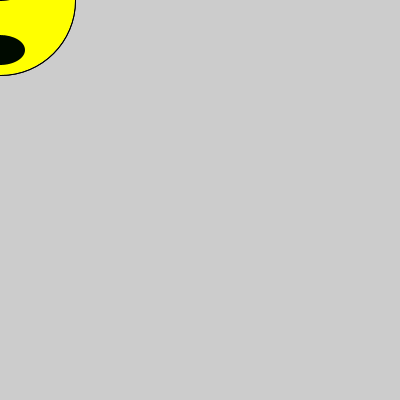
Frame 1 (no input)
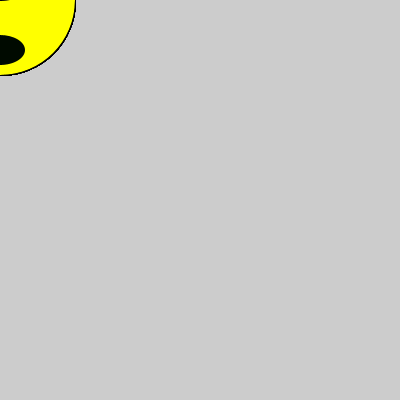
Frame 60 (the mouse pressed at the canvas centre just before this capture)
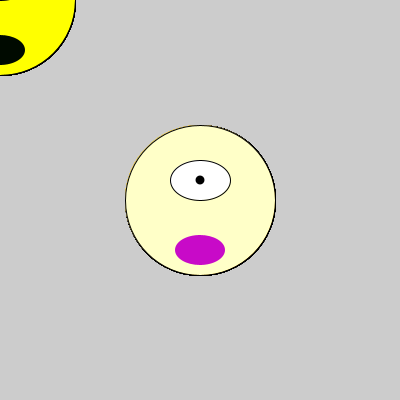
Frame 120 (the mouse held since frame 60 and released just before this capture)

The Processing sketch that drew these frames (run headless with seeded random() and noise(); from frame 60 on, the mouse is pressed at the canvas centre):

// Processing sketch: processing_24752
// ── processing_24752.pde

float r;
float g;
float b;
float a;

 
void setup () {
  size(400,400);
}
 
 
void draw () {
smooth();
 r = random(255);
  g = random(255);
  b = random(255);
  a = random(255);
//rect (mouseX,mouseY, 50, 50);
  
 ellipseMode( CENTER); 
 
 
   if (mousePressed) {
     fill(255,186,0);
  ellipse(mouseX,mouseY,150,150);
}else{
  ellipse(mouseX,mouseY,150,150);
}

 
 
 fill(0);
 
  
 
  stroke(0);
  strokeWeight(1);
  fill(255,255, mouseY);
  ellipse(mouseX,mouseY,150,150); //face
   
  noStroke();
  fill(mouseX,10 ,mouseY);
  ellipse(mouseX,mouseY+50,50,30); //mouth
 
 
 //eye
  stroke(0);
  fill(255);
  ellipse(mouseX,mouseY-20,60,40); 
  fill(0);
  noStroke();
  ellipse(mouseX,mouseY-20,9,9);
}
